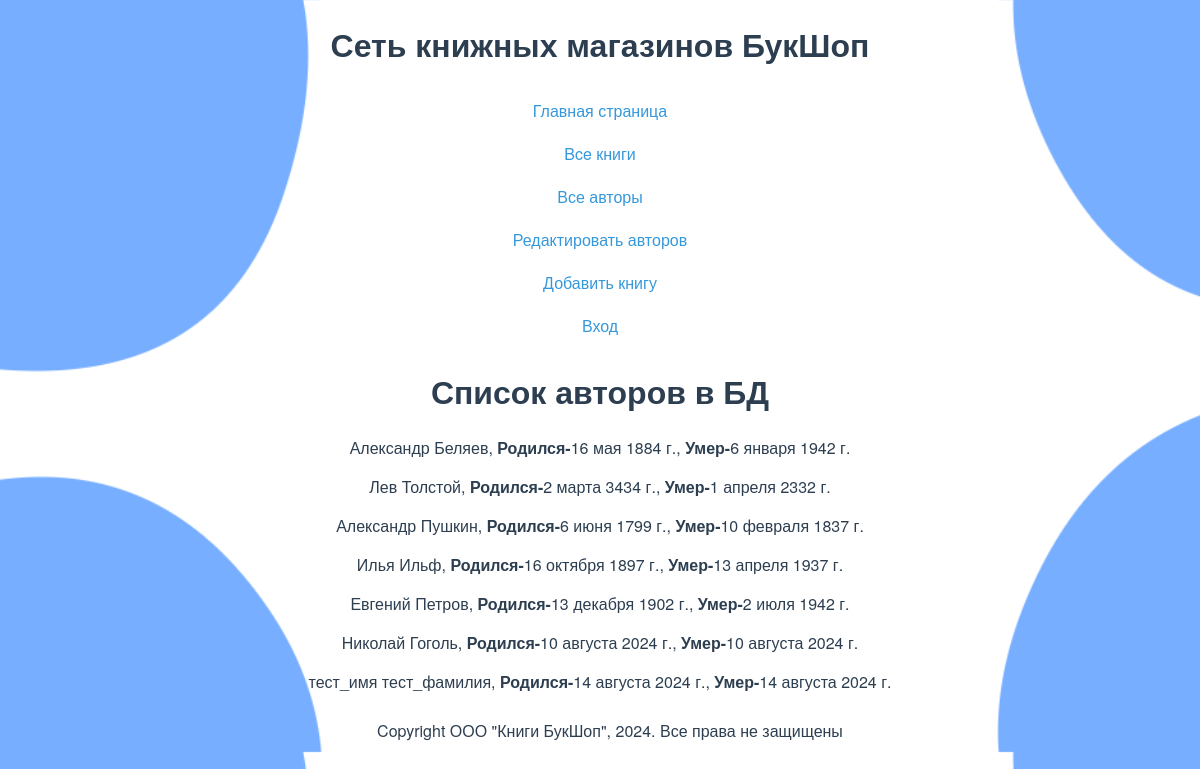
Screenshot of /authors/ with the database file from the repository.
### catalog/models.py (models this page shows, shortened)
class Author(models.Model):
    first_name = models.CharField(max_length=100,
                                  help_text="Введите имя автора",
                                  verbose_name="Имя")
    last_name = models.CharField(max_length=100,
                                 help_text="Введите фамилию автора",
                                 verbose_name="Фамилия")
    date_of_birth = models.DateField(help_text="Введите дату рождения",
                                     verbose_name="Дата рождения",
                                     null=True, blank=True)
    date_of_death = models.DateField(help_text="Введите дату смерти",
                                     verbose_name="Дата смерти",
                                     null=True, blank=True)

### catalog/views.py (the view)
# urls.py: path('authors/', views.AuthorListView.as_view(), name='authors'),
class AuthorListView(generic.ListView):
    model = Author

### catalog/templates/catalog/author_list.html
{% extends "base_generic.html" %}
{% block content %}
    <h1>Список авторов в БД</h1>
    {% if author_list %}
     {% for author in author_list.all %}
        <p>{{ author.first_name}}  {{author.last_name}},
           <strong>Родился-</strong>{{author.date_of_birth}},
           <strong>Умер-</strong>{{author.date_of_death}}</p>
     {% endfor %}
    {% else %}
      <p>В базе данных нет авторов</p>
    {% endif %}
{% endblock %}

### rows the page displays
Author: first_name "Александр", last_name "Беляев", date_of_birth "16 мая 1884 г.", date_of_death "6 января 1942 г."
Author: first_name "Лев", last_name "Толстой", date_of_birth "2 марта 3434 г.", date_of_death "1 апреля 2332 г."
Author: first_name "Александр", last_name "Пушкин", date_of_birth "6 июня 1799 г.", date_of_death "10 февраля 1837 г."
Author: first_name "Илья", last_name "Ильф", date_of_birth "16 октября 1897 г.", date_of_death "13 апреля 1937 г."
Author: first_name "Евгений", last_name "Петров", date_of_birth "13 декабря 1902 г.", date_of_death "2 июля 1942 г."
Author: first_name "Николай", last_name "Гоголь", date_of_birth "10 августа 2024 г.", date_of_death "10 августа 2024 г."
Author: first_name "тест_имя", last_name "тест_фамилия", date_of_birth "14 августа 2024 г.", date_of_death "14 августа 2024 г."
